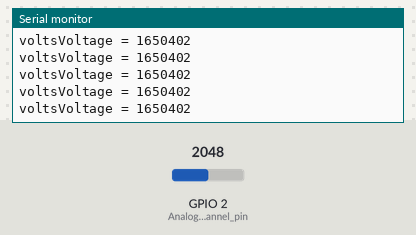
A sketch run on a simulated ESP32. On the bench: the last lines printed to the serial monitor. The inputs (shaded band) are chosen by the test bench; at power-on: GPIO 2 (Analog_channel_pin) = 2048. Nothing arrives over Bluetooth unless stated; a phone connects over Bluetooth LE 3 s after start.

Above: at 1.2 s.
1.3 s: GPIO 2 (Analog_channel_pin) set to 2866
At 1.31 s:
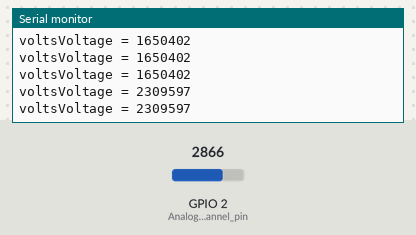
4.3 s: GPIO 2 (Analog_channel_pin) set to 3603
At 4.36 s:
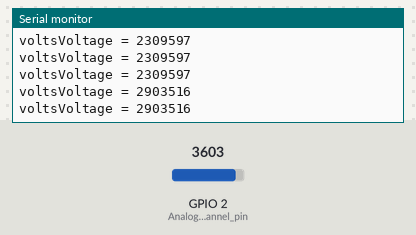
Timing chart, 0 to 7.3 s (numbered marks = the images above; inputs shaded):
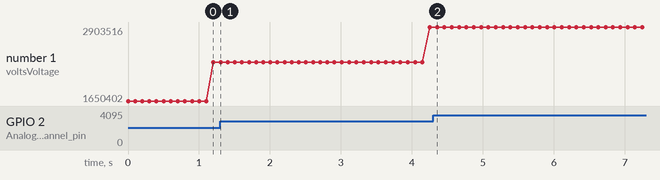

Measured:
- after the input at 1.3 s, the serial monitor: prints a new line at once (image 1)
- after the input at 4.3 s, the serial monitor: prints a new line after 0.06 s (image 2)
- plotted number 1: 2309597 → 2903516 after the input at 1.3 s

The sketch:

New_Test_2.ino
```cpp
/*
    Video: https://www.youtube.com/watch?v=oCMOYS71NIU
    Based on Neil Kolban example for IDF: https://github.com/nkolban/esp32-snippets/blob/master/cpp_utils/tests/BLE%20Tests/SampleNotify.cpp
    Ported to Arduino ESP32 by Evandro Copercini
    updated by chegewara

   Create a BLE server that, once we receive a connection, will send periodic notifications.
   The service advertises itself as: 4fafc201-1fb5-459e-8fcc-c5c9c331914b
   And has a characteristic of: beb5483e-36e1-4688-b7f5-ea07361b26a8

   The design of creating the BLE server is:
   1. Create a BLE Server
   2. Create a BLE Service
   3. Create a BLE Characteristic on the Service
   4. Create a BLE Descriptor on the characteristic
   5. Start the service.
   6. Start advertising.

   A connect hander associated with the server starts a background task that performs notification
   every couple of seconds.
*/
#include <BLEDevice.h>
#include <BLEServer.h>
#include <BLEUtils.h>
#include <BLE2902.h>

BLEServer* pServer = NULL;
BLECharacteristic* pCharacteristic = NULL;
bool deviceConnected = false;
bool oldDeviceConnected = false;
uint32_t voltage_value = 0;
const int Analog_channel_pin= 2;
int ADC_VALUE = 0;


// See the following for generating UUIDs:
// https://www.uuidgenerator.net/

#define SERVICE_UUID        "4fafc201-1fb5-459e-8fcc-c5c9c331914b"
#define CHARACTERISTIC_UUID "beb5483e-36e1-4688-b7f5-ea07361b26a8"


class MyServerCallbacks: public BLEServerCallbacks {
    void onConnect(BLEServer* pServer) {
      deviceConnected = true;
    };

    void onDisconnect(BLEServer* pServer) {
      deviceConnected = false;
    }
};


void setup() {
  Serial.begin(115200);

  // Create the BLE Device
  BLEDevice::init("ESP32");

  // Create the BLE Server
  pServer = BLEDevice::createServer();
  pServer->setCallbacks(new MyServerCallbacks());

  // Create the BLE Service
  BLEService *pService = pServer->createService(SERVICE_UUID);

  // Create a BLE Characteristic
  pCharacteristic = pService->createCharacteristic(
                      CHARACTERISTIC_UUID,
                      BLECharacteristic::PROPERTY_NOTIFY
                    );

  // https://www.bluetooth.com/specifications/gatt/viewer?attributeXmlFile=org.bluetooth.descriptor.gatt.client_characteristic_configuration.xml
  // Create a BLE Descriptor
  pCharacteristic->addDescriptor(new BLE2902());

  // Start the service
  pService->start();

  // Start advertising
  BLEAdvertising *pAdvertising = BLEDevice::getAdvertising();
  pAdvertising->addServiceUUID(SERVICE_UUID);
  pAdvertising->setScanResponse(false);
  pAdvertising->setMinPreferred(0x0);  // set value to 0x00 to not advertise this parameter
  BLEDevice::startAdvertising();
  Serial.println("Waiting a client connection to notify...");
}

void loop() {

    ADC_VALUE = analogRead(Analog_channel_pin);
    voltage_value = (ADC_VALUE * 3.3 *1000000) / (4095);
    Serial.print("Voltage = ");
    Serial.print(voltage_value);
    Serial.print (" \n");
    Serial.print("volts");
    delay(100);
    // notify changed value
    if (deviceConnected) {
        pCharacteristic->setValue(voltage_value);
        pCharacteristic->notify();
        delay(3); // bluetooth stack will go into congestion, if too many packets are sent, in 6 hours test i was able to go as low as 3ms
    }
    // disconnecting
    if (!deviceConnected && oldDeviceConnected) {
        delay(500); // give the bluetooth stack the chance to get things ready
        pServer->startAdvertising(); // restart advertising
        Serial.println("start advertising");
        oldDeviceConnected = deviceConnected;
    }
    // connecting
    if (deviceConnected && !oldDeviceConnected) {
        // do stuff here on connecting
        oldDeviceConnected = deviceConnected;
    }
}
```
